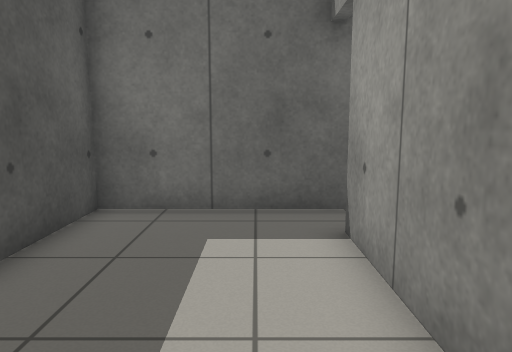
[1] (above)

12 first-person views from a walk through a world built for the Gazebo simulator. The camera is 0.94 m above the floor, tilts 8° down and sees 70° across. The floor is counted in squares, 0.5 m on a side. Each view is taken from the middle of a square. On the plan, view 1 faces up. The plan holds only what a view shows up to about 18 squares ahead; the rest is blank. The place goes on beyond the plan.

[2]
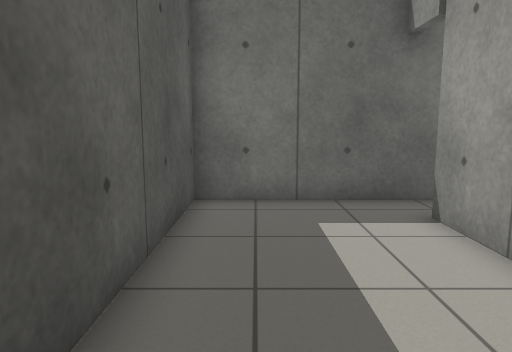

[3]
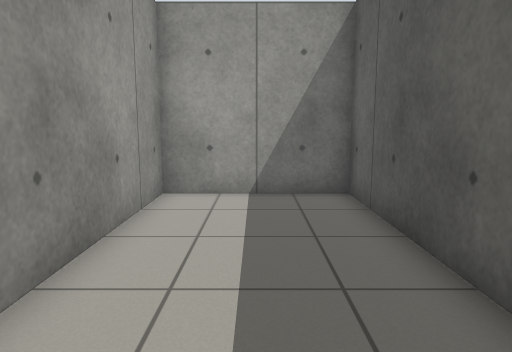

[4]
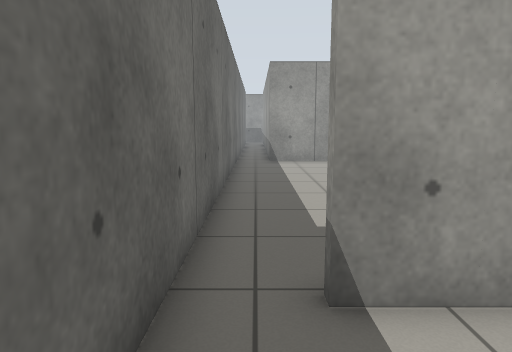

[5]
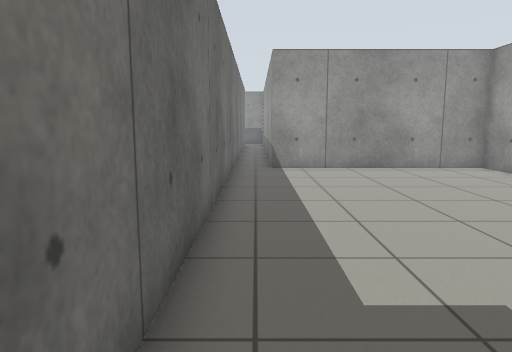

[6]
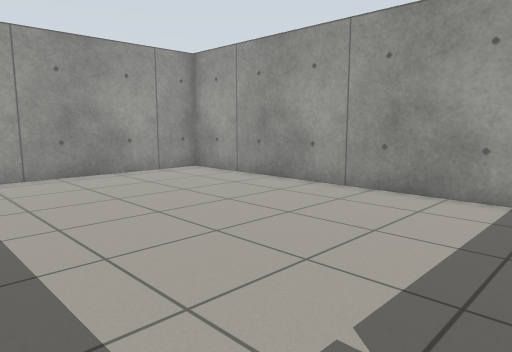

[7]
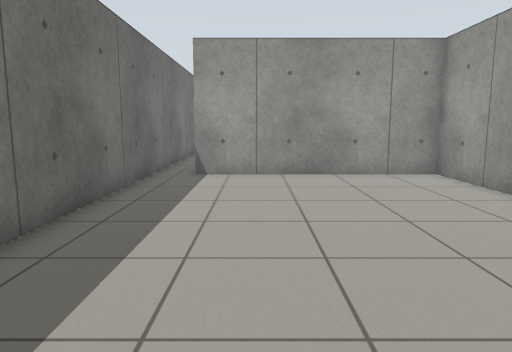

[8]
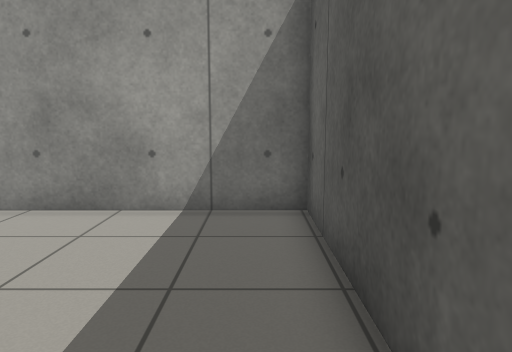

[9]
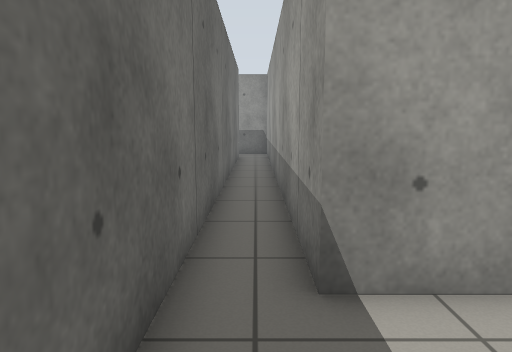

[10]
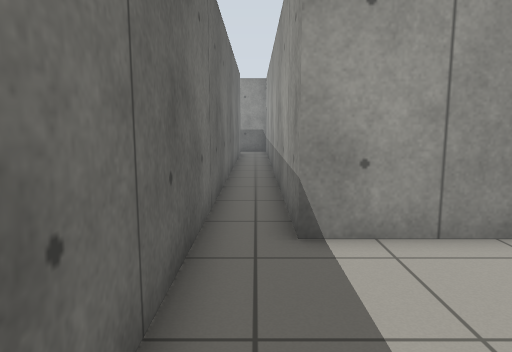

[11]
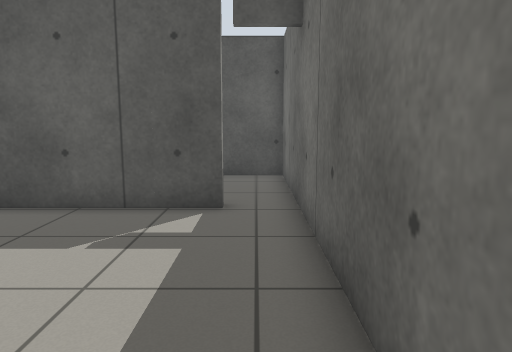

[12]
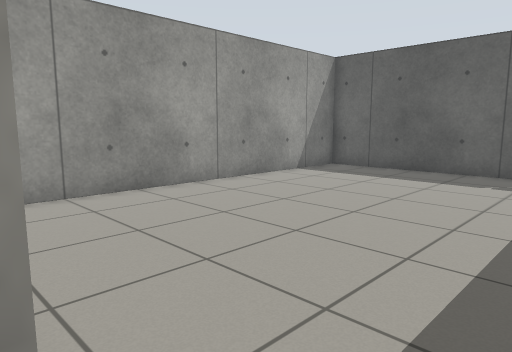

### Floor plan
Ten units are one square. View 1 is at (0, 0); x grows to the right and y downward. Boxes are objects, and circles mark ways between rooms. Rooms are numbered by the first view taken in them; rooms with no view inside come last. Other rooms are left out.
<svg viewBox="-40 -85 355 119">
<path fill="none" stroke="#000" d="M20 -80 -35 -80 -35 29 16 29 16 -62M19 -62 19 29 168 29 168 -63M165 -80 20 -80M310 -80 165 -80M168 -63 304 -63"/>
<circle cx="20" cy="-75" r="3" fill="#2a7"/>
<circle cx="160" cy="-70" r="3" fill="#2a7"/>
<text x="-10" y="-30">1</text>
<text x="90" y="-30">2</text>
<text x="280" y="-70">3</text>
</svg>
Room 1 opens to room 2. Room 2 opens to room 3.

Where each view was taken, in squares from view 1:
view 1: 0 up, 0 right, facing up
view 2: 1 down, 2 left, facing up
view 3: 7 up, 1 left, facing down
view 4: 7 up, 2 left, facing right
view 5: 7 up, 1 right, facing right
view 6: 7 up, 3 right, facing down-right
view 7: 4 up, 3 right, facing right
view 8: 5 up, 3 right, facing down
view 9: 7 up, 13 right, facing right
view 10: 7 up, 11 right, facing right
view 11: 7 up, 10 right, facing left
view 12: 7 up, 17 right, facing down-left
